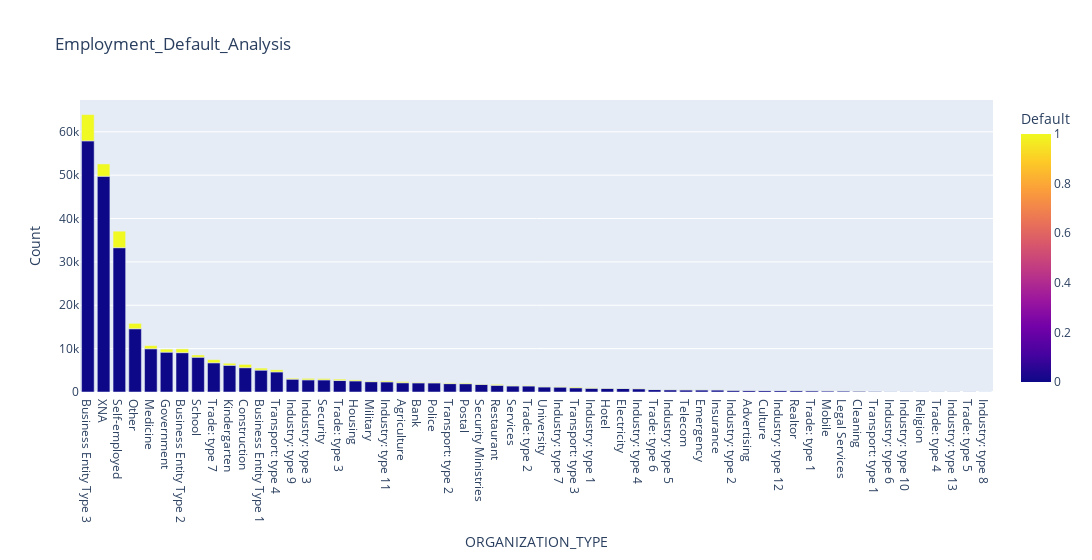

Notebook code cell kept with this figure:
### Code cell
emp_de=df.groupby(['ORGANIZATION_TYPE','Default']).size().sort_values(ascending=False).reset_index(name='Count')
emp_de_analysis=px.bar(emp_de, x= 'ORGANIZATION_TYPE',y='Count',color='Default',width=10000,title='Employment_Default_Analysis')
emp_de_analysis

### Figure 1 — Plotly figure (JSON) as saved in the notebook; plotly's stock layout.template omitted (floating-point values rounded to 4 significant figures)
{"data": [{"alignmentgroup": "True", "hovertemplate": "ORGANIZATION_TYPE=%{x}<br>Count=%{y}<br>Default=%{marker.color}<extra></extra>", "legendgroup": "", "marker": {"color": [0, 0, 0, 0, 0, 0, 0, 0, 0, 0, 1, 0, 0, 0, 1, 0, 1, 0, 0, 0, 0, 0, 0, 0, 0, 0, 0, 0, 0, 0, 0, 0, 1, 0, 0, 0, 0, 1, 0, 0, 1, 0, 1, 1, 1, 0, 0, 1, 0, 0, 0, 1, 1, 1, 0, 0, 1, 0, 0, 0, 1, 1, 0, 0, 0, 1, 1, 1, 1, 0, 1, 1, 0, 1, 1, 1, 1, 1, 1, 1, 1, 0, 1, 0, 1, 1, 0, 1, 1, 0, 1, 0, 0, 1, 1, 1, 1, 1, 1, 1, 1, 1, 1, 1, 1, 1, 0, 1, 1, 1, 1, 1, 1, 1, 1, 1], "coloraxis": "coloraxis", "pattern": {"shape": ""}}, "name": "", "offsetgroup": "", "orientation": "v", "showlegend": false, "textposition": "auto", "type": "bar", "x": ["Business Entity Type 3", "XNA", "Self-employed", "Other", "Medicine", "Government", "Business Entity Type 2", "School", "Trade: type 7", "Kindergarten", "Business Entity Type 3", "Construction", "Business Entity Type 1", "Transport: type 4", "Self-employed", "Industry: type 9", "XNA", "Industry: type 3", "Security", "Trade: type 3", "Housing", "Military", "Industry: type 11", "Agriculture", "Bank", "Police", "Transport: type 2", "Postal", "Security Ministries", "Restaurant", "Services", "Trade: type 2", "Other", "University", "Industry: type 7", "Transport: type 3", "Industry: type 1", "Business Entity Type 2", "Hotel", "Electricity", "Construction", "Industry: type 4", "Trade: type 7", "Medicine", "Government", "Trade: type 6", "Industry: type 5", "School", "Telecom", "Emergency", "Insurance", "Transport: type 4", "Kindergarten", "Business Entity Type 1", "Industry: type 2", "Advertising", "Industry: type 3", "Culture", "Industry: type 12", "Realtor", "Trade: type 3", "Security", "Trade: type 1", "Mobile", "Legal Services", "Agriculture", "Industry: type 11", "Housing", "Industry: type 9", "Cleaning", "Restaurant", "Transport: type 3", "Transport: type 1", "Postal", "Transport: type 2", "Military", "Bank", "Trade: type 2", "Police", "Industry: type 1", "Services", "Industry: type 6", "Industry: type 7", "Industry: type 10", "Security Ministries", "Industry: type 4", "Religion", "University", "Hotel", "Trade: type 4", "Electricity", "Industry: type 13", "Trade: type 5", "Telecom", "Industry: type 5", "Realtor", "Emergency", "Industry: type 2", "Advertising", "Insurance", "Trade: type 1", "Trade: type 6", "Cleaning", "Mobile", "Culture", "Legal Services", "Industry: type 8", "Industry: type 12", "Transport: type 1", "Industry: type 13", "Industry: type 6", "Industry: type 10", "Religion", "Industry: type 8", "Trade: type 5", "Trade: type 4"], "xaxis": "x", "y": [57906, 49745, 33273, 14592, 9970, 9188, 9071, 8023, 6735, 6160, 6057, 5603, 5045, 4630, 3810, 2958, 2844, 2802, 2795, 2648, 2564, 2380, 2328, 2131, 2110, 2093, 1932, 1913, 1764, 1548, 1398, 1389, 1237, 1175, 1133, 972, 869, 865, 855, 814, 758, 747, 718, 712, 692, 560, 520, 511, 494, 490, 479, 478, 464, 461, 403, 369, 340, 339, 333, 322, 312, 306, 295, 256, 252, 251, 228, 225, 220, 211, 209, 185, 178, 176, 163, 128, 125, 119, 113, 110, 102, 101, 100, 94, 91, 85, 77, 62, 62, 61, 60, 56, 45, 42, 40, 39, 38, 33, 32, 31, 30, 28, 28, 26, 21, 20, 18, 14, 9, 9, 8, 6, 5, 3, 2, 2], "yaxis": "y"}], "layout": {"barmode": "relative", "coloraxis": {"colorbar": {"title": {"text": "Default"}}, "colorscale": [[0, "#0d0887"], [0.1111, "#46039f"], [0.2222, "#7201a8"], [0.3333, "#9c179e"], [0.4444, "#bd3786"], [0.5556, "#d8576b"], [0.6667, "#ed7953"], [0.7778, "#fb9f3a"], [0.8889, "#fdca26"], [1, "#f0f921"]]}, "legend": {"tracegroupgap": 0}, "title": {"text": "Employment_Default_Analysis"}, "width": 10000, "xaxis": {"anchor": "y", "domain": [0, 1], "title": {"text": "ORGANIZATION_TYPE"}}, "yaxis": {"anchor": "x", "domain": [0, 1], "title": {"text": "Count"}}}}
